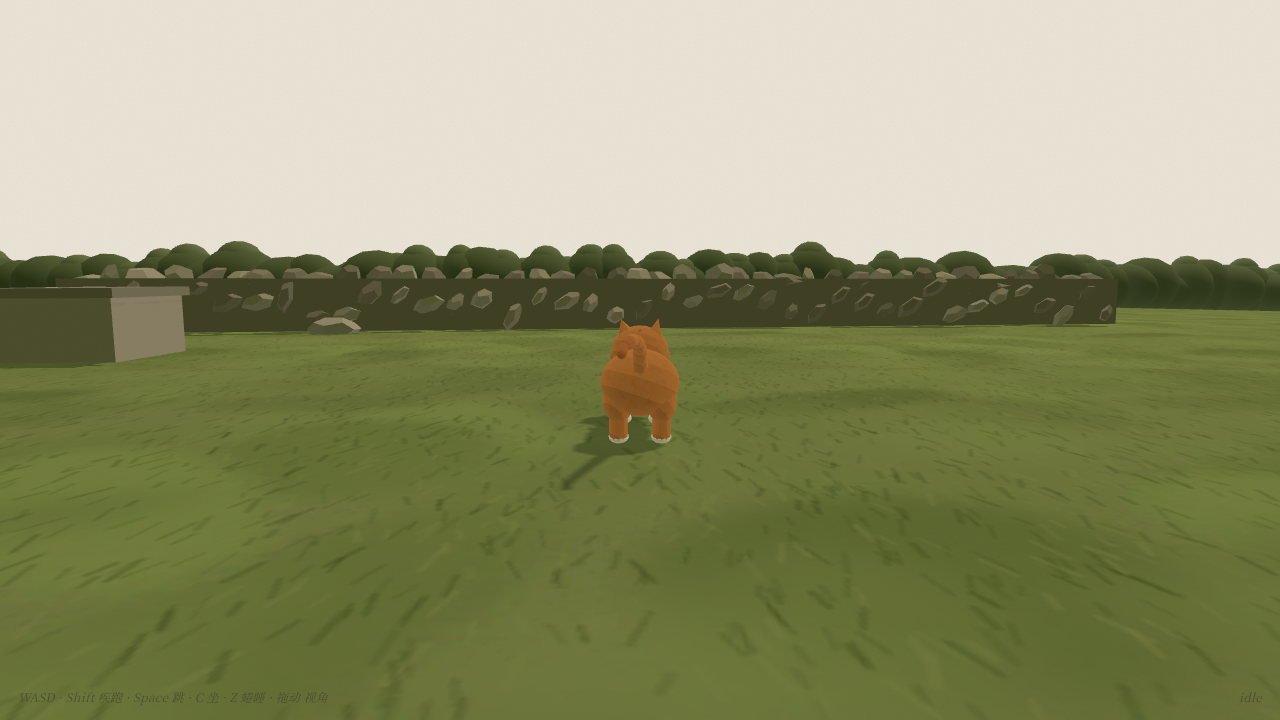
#> input picture p-9910695a3e5a66e6/b1-cat/shot.png, 1280 x 720 px
$ python contrast_life.py ../../b1-cat/shot.png ../../b1-cat/shot.png
#> lines starting #> are read from the running program, lines starting #| are printed output that depends on the picture
# r2 qa: screen height (px) and L*/ΔE contrast of each animal against the ground within 2 Lc, from a shot + the run's "BB {...}" box line.
# usage: python3 contrast_life.py shot.png '<json of BB>'
import sys, json, numpy as np
from PIL import Image
def lab(rgb):
    c = rgb / 255.0; c = np.where(c > .04045, ((c + .055) / 1.055) ** 2.4, c / 12.92)
    M = np.array([[.4124, .3576, .1805], [.2126, .7152, .0722], [.0193, .1192, .9505]]); xyz = c @ M.T / np.array([.95047, 1., 1.08883])
    f = np.where(xyz > .008856, np.cbrt(xyz), 7.787 * xyz + 16 / 116)
    return np.stack([116 * f[..., 1] - 16, 500 * (f[..., 0] - f[..., 1]), 200 * (f[..., 1] - f[..., 2])], -1)
img = np.asarray(Image.open(sys.argv[1]).convert('RGB')).astype(float); H, W, _ = img.shape; L = lab(img)
#> after `H, W, _ = img.shape`: H = 720; W = 1280
#> in lab, `c = np.where(c > 0.04045, ((c + 0.055) / 1.055) ** 2.4, c / 12.92)`:
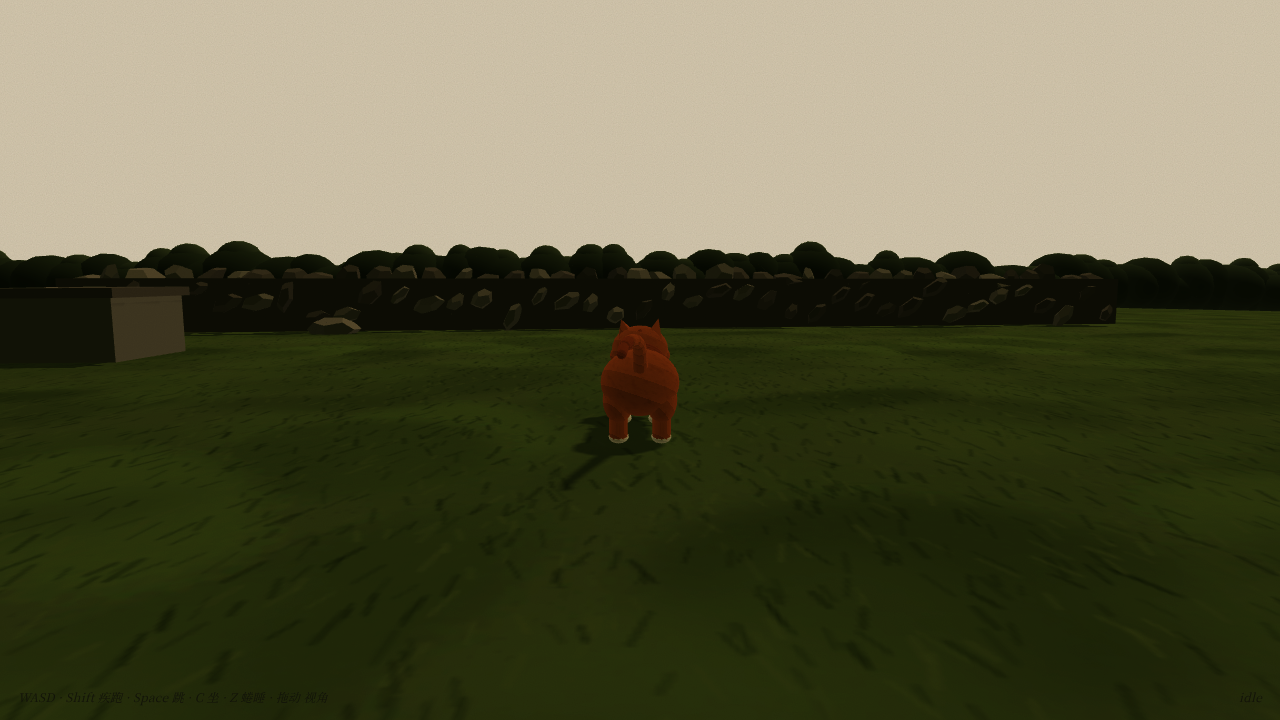
#> c: shape (720, 1280, 3) float64; mean R, G, B 0.366, 0.363, 0.256
#> in lab, `f = np.where(xyz > .008856, np.cbrt(xyz), 7.787 * xyz + 16 / 116)`:
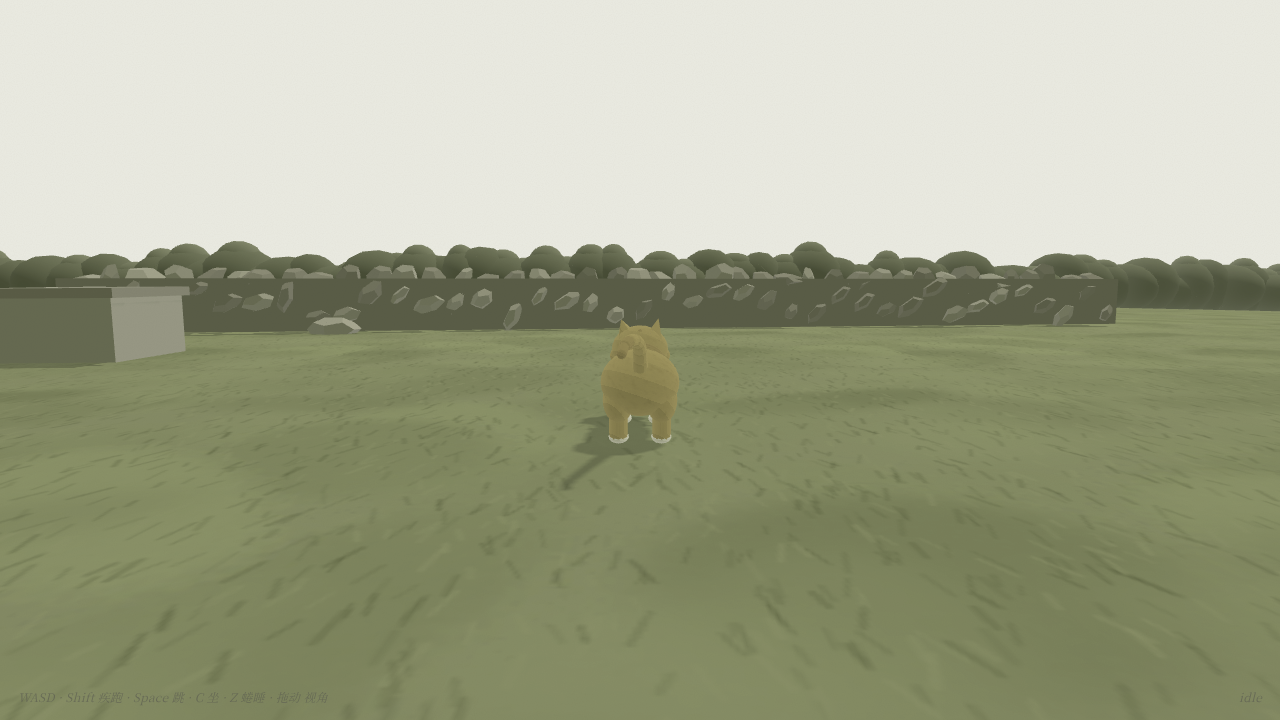
#> f: shape (720, 1280, 3) float64; mean R, G, B 0.636, 0.651, 0.547
#> in lab, `return np.stack([116 * f[..., 1] - 16, 500 * (f[..., 0] - f[..., 1]), ..`:
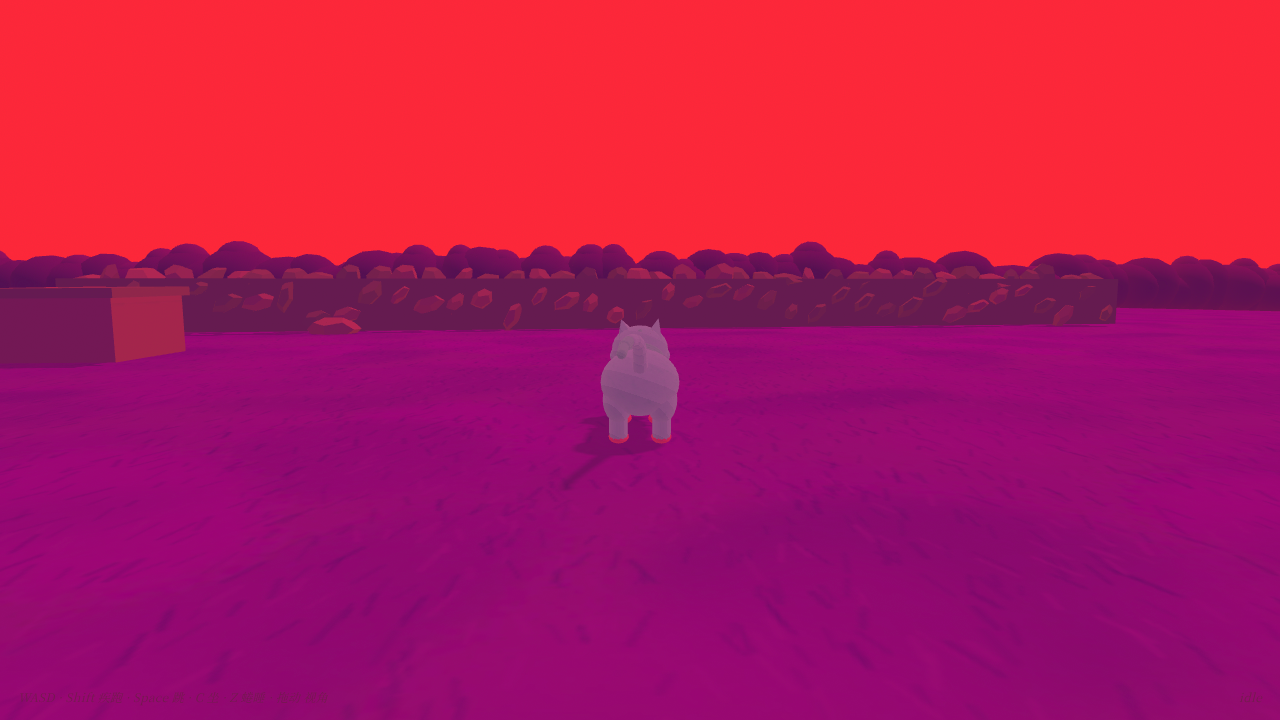
#> returned value: shape (720, 1280, 3) float64; mean of channels 0, 1, 2 59.6, -7.5, 21; drawn with min black and max white
#> (the run stopped early here; a loop or call above may not have finished)
